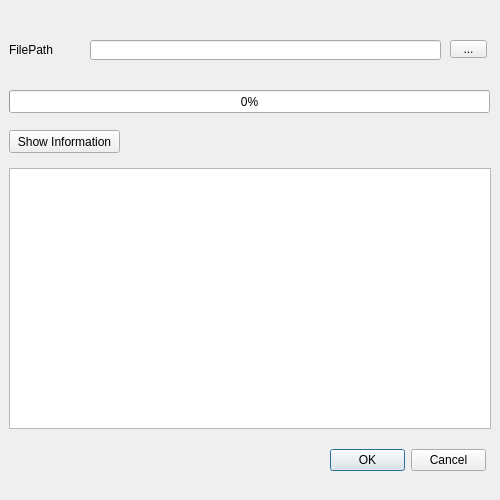
<?xml version="1.0" encoding="UTF-8"?>
<ui version="4.0">
 <class>Widget</class>
 <widget class="QWidget" name="Widget">
  <property name="geometry">
   <rect>
    <x>0</x>
    <y>0</y>
    <width>500</width>
    <height>500</height>
   </rect>
  </property>
  <property name="sizePolicy">
   <sizepolicy hsizetype="Fixed" vsizetype="Fixed">
    <horstretch>0</horstretch>
    <verstretch>0</verstretch>
   </sizepolicy>
  </property>
  <property name="minimumSize">
   <size>
    <width>500</width>
    <height>500</height>
   </size>
  </property>
  <property name="maximumSize">
   <size>
    <width>500</width>
    <height>500</height>
   </size>
  </property>
  <widget class="QLabel" name="label">
   <property name="geometry">
    <rect>
     <x>6</x>
     <y>6</y>
     <width>41</width>
     <height>21</height>
    </rect>
   </property>
   <property name="maximumSize">
    <size>
     <width>16777215</width>
     <height>70</height>
    </size>
   </property>
   <property name="text">
    <string/>
   </property>
  </widget>
  <widget class="QDialogButtonBox" name="buttonBox">
   <property name="geometry">
    <rect>
     <x>330</x>
     <y>440</y>
     <width>156</width>
     <height>41</height>
    </rect>
   </property>
   <property name="standardButtons">
    <set>QDialogButtonBox::Cancel|QDialogButtonBox::Ok</set>
   </property>
  </widget>
  <widget class="QLabel" name="label_2">
   <property name="geometry">
    <rect>
     <x>9</x>
     <y>40</y>
     <width>71</width>
     <height>20</height>
    </rect>
   </property>
   <property name="text">
    <string>FilePath</string>
   </property>
  </widget>
  <widget class="QLineEdit" name="lineEdit">
   <property name="geometry">
    <rect>
     <x>90</x>
     <y>40</y>
     <width>351</width>
     <height>20</height>
    </rect>
   </property>
  </widget>
  <widget class="QToolButton" name="toolButton">
   <property name="geometry">
    <rect>
     <x>450</x>
     <y>40</y>
     <width>37</width>
     <height>18</height>
    </rect>
   </property>
   <property name="text">
    <string>...</string>
   </property>
  </widget>
  <widget class="QTextBrowser" name="textBrowser">
   <property name="geometry">
    <rect>
     <x>9</x>
     <y>168</y>
     <width>482</width>
     <height>261</height>
    </rect>
   </property>
   <property name="minimumSize">
    <size>
     <width>482</width>
     <height>261</height>
    </size>
   </property>
   <property name="maximumSize">
    <size>
     <width>482</width>
     <height>261</height>
    </size>
   </property>
  </widget>
  <widget class="QProgressBar" name="progressBar">
   <property name="geometry">
    <rect>
     <x>9</x>
     <y>90</y>
     <width>481</width>
     <height>23</height>
    </rect>
   </property>
   <property name="value">
    <number>0</number>
   </property>
   <property name="textVisible">
    <bool>true</bool>
   </property>
   <property name="orientation">
    <enum>Qt::Horizontal</enum>
   </property>
  </widget>
  <widget class="QPushButton" name="btnShow">
   <property name="geometry">
    <rect>
     <x>9</x>
     <y>130</y>
     <width>111</width>
     <height>23</height>
    </rect>
   </property>
   <property name="text">
    <string>Show Information</string>
   </property>
   <property name="checkable">
    <bool>true</bool>
   </property>
  </widget>
  <widget class="QLabel" name="labelStatus">
   <property name="geometry">
    <rect>
     <x>10</x>
     <y>440</y>
     <width>161</width>
     <height>21</height>
    </rect>
   </property>
   <property name="text">
    <string/>
   </property>
  </widget>
 </widget>
 <layoutdefault spacing="6" margin="11"/>
 <resources/>
 <connections/>
</ui>
